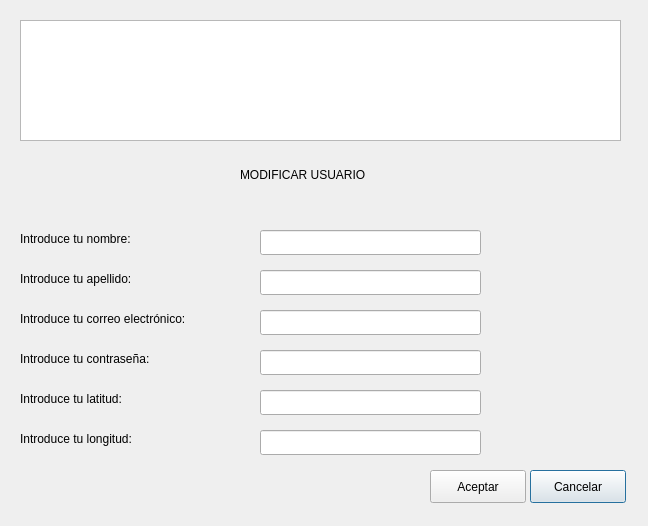
<?xml version="1.0" encoding="UTF-8"?>
<ui version="4.0">
 <class>DModificarUsuarios</class>
 <widget class="QDialog" name="DModificarUsuarios">
  <property name="geometry">
   <rect>
    <x>0</x>
    <y>0</y>
    <width>648</width>
    <height>526</height>
   </rect>
  </property>
  <property name="windowTitle">
   <string>Dialog</string>
  </property>
  <widget class="QLabel" name="lModificarUsuario">
   <property name="geometry">
    <rect>
     <x>240</x>
     <y>140</y>
     <width>151</width>
     <height>71</height>
    </rect>
   </property>
   <property name="text">
    <string>MODIFICAR USUARIO</string>
   </property>
   <property name="textFormat">
    <enum>Qt::RichText</enum>
   </property>
  </widget>
  <widget class="QGraphicsView" name="gvFotoModificar">
   <property name="geometry">
    <rect>
     <x>20</x>
     <y>20</y>
     <width>601</width>
     <height>121</height>
    </rect>
   </property>
  </widget>
  <widget class="QLabel" name="lNombre">
   <property name="geometry">
    <rect>
     <x>20</x>
     <y>230</y>
     <width>221</width>
     <height>17</height>
    </rect>
   </property>
   <property name="text">
    <string>Introduce tu nombre: </string>
   </property>
  </widget>
  <widget class="QLineEdit" name="leNombre">
   <property name="geometry">
    <rect>
     <x>260</x>
     <y>230</y>
     <width>221</width>
     <height>25</height>
    </rect>
   </property>
   <property name="text">
    <string/>
   </property>
  </widget>
  <widget class="QLabel" name="lApellidos">
   <property name="geometry">
    <rect>
     <x>20</x>
     <y>270</y>
     <width>221</width>
     <height>17</height>
    </rect>
   </property>
   <property name="text">
    <string>Introduce tu apellido: </string>
   </property>
  </widget>
  <widget class="QLineEdit" name="leApellidos">
   <property name="geometry">
    <rect>
     <x>260</x>
     <y>270</y>
     <width>221</width>
     <height>25</height>
    </rect>
   </property>
   <property name="text">
    <string/>
   </property>
  </widget>
  <widget class="QLabel" name="lCorreo">
   <property name="geometry">
    <rect>
     <x>20</x>
     <y>310</y>
     <width>221</width>
     <height>17</height>
    </rect>
   </property>
   <property name="text">
    <string>Introduce tu correo electrónico: </string>
   </property>
  </widget>
  <widget class="QLineEdit" name="leCorreoElectronico">
   <property name="geometry">
    <rect>
     <x>260</x>
     <y>310</y>
     <width>221</width>
     <height>25</height>
    </rect>
   </property>
   <property name="text">
    <string/>
   </property>
  </widget>
  <widget class="QLabel" name="lContrasena">
   <property name="geometry">
    <rect>
     <x>20</x>
     <y>350</y>
     <width>221</width>
     <height>17</height>
    </rect>
   </property>
   <property name="text">
    <string>Introduce tu contraseña: </string>
   </property>
  </widget>
  <widget class="QLineEdit" name="leContrasena">
   <property name="geometry">
    <rect>
     <x>260</x>
     <y>350</y>
     <width>221</width>
     <height>25</height>
    </rect>
   </property>
   <property name="text">
    <string/>
   </property>
  </widget>
  <widget class="QPushButton" name="btnCancelar">
   <property name="geometry">
    <rect>
     <x>530</x>
     <y>470</y>
     <width>96</width>
     <height>33</height>
    </rect>
   </property>
   <property name="text">
    <string>Cancelar</string>
   </property>
  </widget>
  <widget class="QPushButton" name="btnAceptar">
   <property name="geometry">
    <rect>
     <x>430</x>
     <y>470</y>
     <width>96</width>
     <height>33</height>
    </rect>
   </property>
   <property name="text">
    <string>Aceptar</string>
   </property>
  </widget>
  <widget class="QLabel" name="lLatitud">
   <property name="geometry">
    <rect>
     <x>20</x>
     <y>390</y>
     <width>221</width>
     <height>17</height>
    </rect>
   </property>
   <property name="text">
    <string>Introduce tu latitud: </string>
   </property>
  </widget>
  <widget class="QLineEdit" name="leLatitud">
   <property name="geometry">
    <rect>
     <x>260</x>
     <y>390</y>
     <width>221</width>
     <height>25</height>
    </rect>
   </property>
   <property name="text">
    <string/>
   </property>
  </widget>
  <widget class="QLineEdit" name="leLongitud">
   <property name="geometry">
    <rect>
     <x>260</x>
     <y>430</y>
     <width>221</width>
     <height>25</height>
    </rect>
   </property>
   <property name="text">
    <string/>
   </property>
  </widget>
  <widget class="QLabel" name="lLongitud">
   <property name="geometry">
    <rect>
     <x>20</x>
     <y>430</y>
     <width>221</width>
     <height>17</height>
    </rect>
   </property>
   <property name="text">
    <string>Introduce tu longitud: </string>
   </property>
  </widget>
 </widget>
 <resources/>
 <connections/>
</ui>
